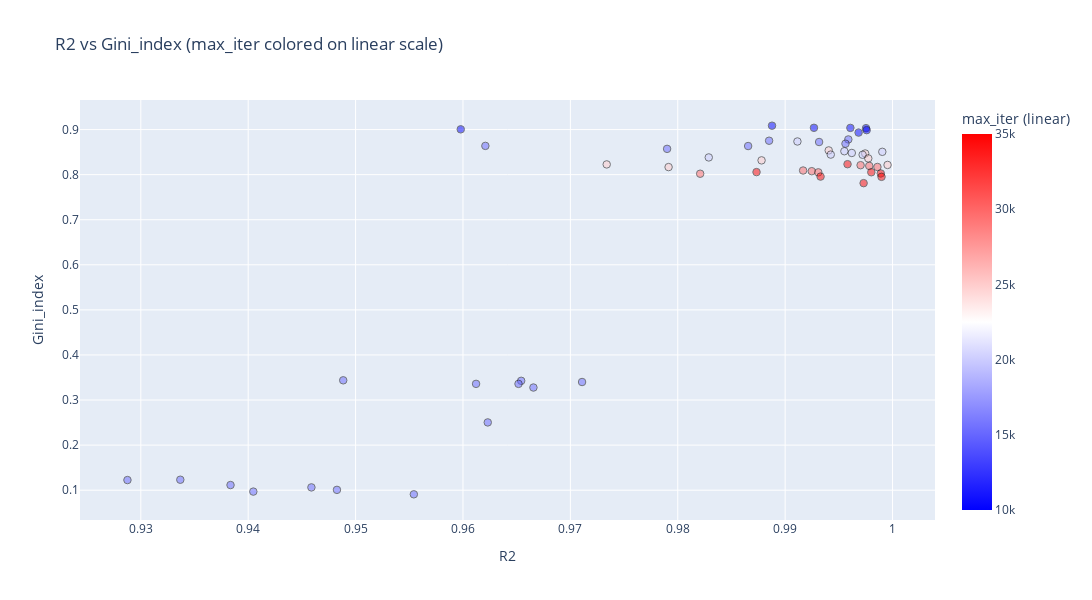

The cell this chart's notebook holds for it:
### Code cell
import numpy as np, pandas as pd, plotly.express as px

df = pd.DataFrame(consolidated_data)

# --- get R2 robustly (don't parse from /Users/...) ---
if "R2" in df.columns:
    df["R2"] = pd.to_numeric(df["R2"], errors="coerce")
elif "folder" in df.columns:
    df["R2"] = pd.to_numeric(df["folder"].astype(str).str.extract(r"^([0-9\.]+)")[0], errors="coerce")
else:
    df["R2"] = pd.to_numeric(
        df["path"].astype(str).str.extract(r"(?:^|[^A-Za-z0-9])R2(?:=|_|-)([0-9]*\.?[0-9]+)")[0],
        errors="coerce"
    )

df = df.dropna(subset=["R2"])
df = df[df["R2"] > 0.75]
df = df[df["experiment_folder"].isin([
    "CDDM_SparsityAndSMagPenMISweep-794a7f3_BaseTrainer",
    "CDDM_BareTraining-794a7f3_BaseTrainer"
])]


column = "max_iter"
scale = "linear"  # "linear" or "log" (only applies when numeric)

raw = df[column]
num = pd.to_numeric(raw, errors="coerce")
is_numeric = num.notna().sum() == raw.notna().sum()

x = 1.5  # used for marker sizing/layout

if is_numeric:
    df[column] = num

    if scale == "log":
        df = df[df[column] > 0]
        color_col = f"{column}_log10"
        df[color_col] = np.log10(df[column].to_numpy())

        vmin, vmax = df[column].min(), df[column].max()
        decades = np.arange(np.floor(np.log10(vmin)), np.ceil(np.log10(vmax)) + 1)
        ticks = np.power(10.0, decades)
        tickvals = np.log10(ticks)
        ticktext = [f"{t:g}" for t in ticks]
        cbar_title = f"{column} (log10 scale)"
    else:
        color_col = column
        tickvals, ticktext = None, None
        cbar_title = f"{column} (linear)"

    cmin, cmax = float(df[color_col].min()), float(df[color_col].max())
    cmid = 0.5 * (cmin + cmax)

    fig = px.scatter(
        df, x="R2", y="Gini_index",
        color=color_col,
        color_continuous_scale=[(0, "blue"), (0.5, "white"), (1, "red")],
        color_continuous_midpoint=cmid,
        range_color=(cmin, cmax),
        hover_data=df.columns,
        title=f"R2 vs Gini_index ({column} colored on {scale} scale)"
    )
    fig.update_layout(coloraxis_colorbar=dict(title=cbar_title, tickvals=tickvals, ticktext=ticktext))

else:
    cat_col = f"{column}_str"
    df[cat_col] = raw.astype(str).fillna("NA")

    order = sorted(pd.unique(df[cat_col]), key=lambda s: (s == "NA", s))
    seq = distinct_hex_colors(len(order), seed=0)
    color_map = dict(zip(order, seq))

    hover_col = "experiment_folder"  # or "folder" if that’s what you want shown

    fig = px.scatter(
        df, x="R2", y="Gini_index",
        color=cat_col if not is_numeric else color_col,
        hover_name=hover_col,
        hover_data={"path": False, "N": True, "R2": True, "Gini_index": True, "max_iter": True},  # optional extras; delete if you want minimal
        category_orders={cat_col: order} if not is_numeric else None,
        color_discrete_map=color_map if not is_numeric else None,
        color_continuous_scale=[(0, "blue"), (0.5, "white"), (1, "red")] if is_numeric else None,
        title="R2 vs Gini_index"
    )
    fig.update_layout(legend_title_text=column)

fig.update_layout(autosize=False, width=1000 * x, height=400 * x)
fig.update_traces(marker=dict(opacity=0.5, size=5 * x, line=dict(width=1, color="black")))
fig.write_image("statistics_R2_vs_Gini_index_SE.svg")
fig.show()

### Figure 1 — Plotly figure (JSON) as saved in the notebook; plotly's stock layout.template omitted (floating-point values rounded to 4 significant figures; data arrays with more than 128 entries replaced by an {"elided": "..."} marker saying what was removed)
{"data": [{"customdata": {"elided": "56x81 mixed values"}, "hovertemplate": "R2=%{x}<br>Gini_index=%{y}<br>_target_=%{customdata[0]}<br>trainer_tag=%{customdata[1]}<br>max_iter=%{marker.color}<br>anneal_noise=%{customdata[3]}<br>lr=%{customdata[4]}<br>weight_decay=%{customdata[5]}<br>max_grad_norm=%{customdata[6]}<br>lr_scale_exp=%{customdata[7]}<br>same_batch=%{customdata[8]}<br>monitor=%{customdata[9]}<br>lambda_orth=%{customdata[10]}<br>orth_args.orth_input_only=%{customdata[11]}<br>lambda_iwm=%{customdata[12]}<br>iwm_args.cap100=%{customdata[13]}<br>iwm_args.gamma=%{customdata[14]}<br>iwm_args.eps=%{customdata[15]}<br>lambda_rwm=%{customdata[16]}<br>rwm_args.cap100=%{customdata[17]}<br>rwm_args.N_ref=%{customdata[18]}<br>rwm_args.k_ref=%{customdata[19]}<br>rwm_args.gamma=%{customdata[20]}<br>rwm_args.eps=%{customdata[21]}<br>lambda_ow=%{customdata[22]}<br>ow_args.c=%{customdata[23]}<br>ow_args.cap100=%{customdata[24]}<br>ow_args.alpha=%{customdata[25]}<br>ow_args.gamma=%{customdata[26]}<br>ow_args.eps=%{customdata[27]}<br>lambda_met=%{customdata[28]}<br>lambda_rws=%{customdata[29]}<br>rws_args.tg_deg=%{customdata[30]}<br>rws_args.eps=%{customdata[31]}<br>lambda_sm=%{customdata[32]}<br>sm_args.cap_s=%{customdata[33]}<br>sm_args.quantile_kind=%{customdata[34]}<br>sm_args.p=%{customdata[35]}<br>sm_args.q=%{customdata[36]}<br>sm_args.tau=%{customdata[37]}<br>sm_args.penalty_type=%{customdata[38]}<br>sm_args.g_top=%{customdata[39]}<br>sm_args.g_bot=%{customdata[40]}<br>sm_args.alpha=%{customdata[41]}<br>sm_args.beta=%{customdata[42]}<br>sm_args.eps=%{customdata[43]}<br>lambda_hm=%{customdata[44]}<br>hm_args.h_thr=%{customdata[45]}<br>hm_args.quantile_kind=%{customdata[46]}<br>hm_args.p=%{customdata[47]}<br>hm_args.q=%{customdata[48]}<br>hm_args.tau=%{customdata[49]}<br>hm_args.penalty_type=%{customdata[50]}<br>lambda_tv=%{customdata[51]}<br>lambda_si=%{customdata[52]}<br>si_args.method=%{customdata[53]}<br>lambda_hi=%{customdata[54]}<br>hi_args.method=%{customdata[55]}<br>lambda_htvar=%{customdata[56]}<br>lambda_hlvar=%{customdata[57]}<br>lambda_cl=%{customdata[58]}<br>lambda_effdim=%{customdata[59]}<br>effdim_args.k=%{customdata[60]}<br>effdim_args.eps=%{customdata[61]}<br>dropout=%{customdata[62]}<br>dropout_args.dropout_kind=%{customdata[63]}<br>dropout_args.sampling_method=%{customdata[64]}<br>dropout_args.eta=%{customdata[65]}<br>dropout_args.drop_rate=%{customdata[66]}<br>dropout_args.dropout_beta=%{customdata[67]}<br>dropout_args.activity_q=%{customdata[68]}<br>experiment_folder=%{customdata[69]}<br>meanA=%{customdata[70]}<br>mWout=%{customdata[71]}<br>mWinp=%{customdata[72]}<br>mWrec_exc=%{customdata[73]}<br>mWrec_inh=%{customdata[74]}<br>tVar=%{customdata[75]}<br>N=%{customdata[76]}<br>path=%{customdata[77]}<br>N_eff=%{customdata[78]}<br>HHI_index=%{customdata[79]}<br>folder_score=%{customdata[80]}<extra></extra>", "legendgroup": "", "marker": {"color": [10000, 10000, 10000, 10000, 10000, 10000, 10000, 15000, 15000, 20000, 15000, 15000, 15000, 15000, 15000, 25000, 20000, 20000, 20000, 25000, 20000, 20000, 20000, 25000, 25000, 35000, 25000, 25000, 30000, 30000, 30000, 25000, 30000, 30000, 35000, 35000, 30000, 35000, 30000, 35000, 35000, 35000, 15000, 15000, 15000, 15000, 15000, 15000, 15000, 15000, 15000, 15000, 15000, 15000, 15000, 15000], "coloraxis": "coloraxis", "line": {"color": "black", "width": 1}, "opacity": 0.5, "size": 7.5, "symbol": "circle"}, "mode": "markers", "name": "", "orientation": "v", "showlegend": false, "type": "scatter", "x": [0.9888, 0.9927, 0.9961, 0.9975, 0.9598, 0.9976, 0.9968, 0.9959, 0.9885, 0.9911, 0.9932, 0.9956, 0.9621, 0.9866, 0.979, 0.9941, 0.9955, 0.999, 0.9962, 0.9975, 0.9942, 0.9972, 0.9829, 0.9977, 0.9878, 0.9958, 0.9734, 0.9995, 0.997, 0.9978, 0.9986, 0.9791, 0.9917, 0.9925, 0.9873, 0.998, 0.9931, 0.9989, 0.9821, 0.9933, 0.999, 0.9973, 0.9488, 0.9654, 0.9711, 0.9652, 0.9612, 0.9666, 0.9623, 0.9337, 0.9288, 0.9384, 0.9459, 0.9483, 0.9405, 0.9554], "xaxis": "x", "y": [0.9086, 0.9039, 0.9037, 0.9031, 0.9005, 0.8987, 0.8933, 0.8781, 0.8753, 0.8736, 0.8724, 0.8687, 0.8638, 0.8635, 0.8572, 0.8538, 0.852, 0.8507, 0.8481, 0.847, 0.8445, 0.8441, 0.8382, 0.836, 0.8317, 0.8232, 0.8227, 0.8215, 0.821, 0.8194, 0.817, 0.8168, 0.8092, 0.8077, 0.8057, 0.8053, 0.8051, 0.8026, 0.802, 0.7957, 0.7951, 0.7812, 0.3437, 0.3426, 0.34, 0.3359, 0.3359, 0.3278, 0.2503, 0.1232, 0.1225, 0.1114, 0.1062, 0.1007, 0.09687, 0.09085], "yaxis": "y"}], "layout": {"autosize": false, "coloraxis": {"cmax": 35000, "cmid": 22500, "cmin": 10000, "colorbar": {"title": {"text": "max_iter (linear)"}}, "colorscale": [[0, "blue"], [0.5, "white"], [1, "red"]]}, "height": 600, "legend": {"tracegroupgap": 0}, "title": {"text": "R2 vs Gini_index (max_iter colored on linear scale)"}, "width": 1500, "xaxis": {"anchor": "y", "domain": [0, 1], "title": {"text": "R2"}}, "yaxis": {"anchor": "x", "domain": [0, 1], "title": {"text": "Gini_index"}}}}
